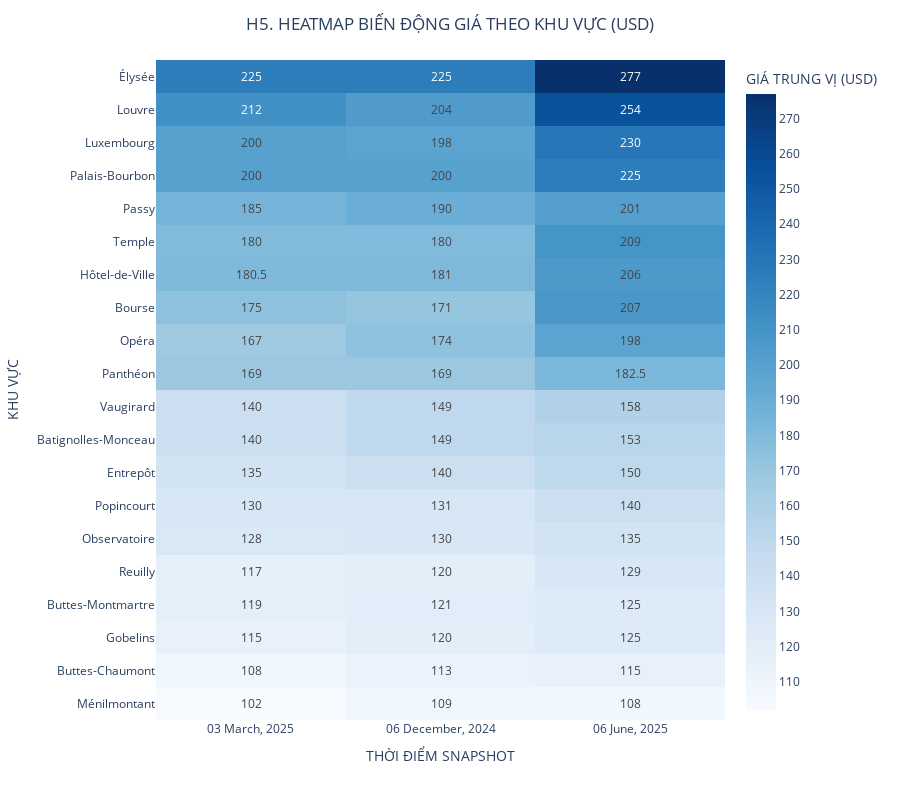

Notebook code cell kept with this figure:
### Code cell
# =========================================================================
## 📈 5. HEATMAP BIẾN ĐỘNG GIÁ (paris_05_price_heatmap.pdf)
# =========================================================================
print("\nĐang tạo biểu đồ 5: Heatmap Biến động Giá...")

# Chuẩn bị dữ liệu cho Heatmap: Tạo Pivot Table
df_heatmap_data = df_price_nhood.pivot_table(
    index='neighbourhood_cleansed', 
    columns='snapshot_date', 
    values='median_price'
)

# Đảm bảo các cột (ngày) được sắp xếp đúng thứ tự thời gian
df_heatmap_data = df_heatmap_data[df_price_nhood['snapshot_date'].unique()]

# Sắp xếp các khu vực theo giá trị trung bình của họ (tùy chọn)
df_heatmap_data['mean_price'] = df_heatmap_data.mean(axis=1)
df_heatmap_data = df_heatmap_data.sort_values(by='mean_price', ascending=False).drop(columns=['mean_price'])

# Chuyển đổi định dạng ngày tháng sang chuỗi ngắn gọn cho trục X
date_format = lambda d: d.strftime('%d %B, %Y')
df_heatmap_data.columns = [date_format(c) for c in df_heatmap_data.columns]


# Tạo Heatmap bằng Plotly Express
fig_heatmap = px.imshow(
    df_heatmap_data,
    text_auto=True, 
    aspect="auto",  
    color_continuous_scale=px.colors.sequential.Blues, 
    y=df_heatmap_data.index.tolist(),
    x=df_heatmap_data.columns.tolist(),
    labels=dict(x="THỜI ĐIỂM SNAPSHOT", y="KHU VỰC", color="GIÁ TRUNG VỊ (USD)"),
    height=800 
)

# --- PHẦN ĐÃ SỬA ĐỂ TẠO KHOẢNG SỐ CÁCH ĐỀU LỚN TRÊN TRỤC MÀU (COLOR BAR) ---
min_price = df_heatmap_data.values.min()
max_price = df_heatmap_data.values.max()
# Tạo các giá trị cách đều nhau 10 (hoặc 20) trong khoảng min/max
# np.arange sẽ tạo mảng số, ví dụ từ 70 đến 120 với bước nhảy 10.
tick_values = np.arange(
    start=np.floor(min_price / 10) * 10,  # Làm tròn xuống 10 gần nhất
    stop=np.ceil(max_price / 10) * 10 + 1, # Làm tròn lên 10 gần nhất
    step=10 # Khoảng cách giữa các số là 10
)

fig_heatmap.update_layout(
    title=f'H5. HEATMAP BIẾN ĐỘNG GIÁ THEO KHU VỰC (USD)',
    title_x=0.5, 
    xaxis_title='THỜI ĐIỂM SNAPSHOT',
    yaxis_title='KHU VỰC',
    coloraxis_colorbar=dict(
        title="GIÁ TRUNG VỊ (USD)",
        # Chỉ hiển thị các giá trị cách đều nhau (ví dụ: 70, 80, 90,...)
        tickvals=tick_values.tolist()
    )
)

fig_heatmap.show()
# Lưu file vào thư mục figures/
fig_heatmap.write_image(FIGURES_DIR / 'paris_05_price_heatmap.pdf') 
print("✅ Đã lưu paris_05_price_heatmap.pdf")

### Figure 1 — Plotly figure (JSON) as saved in the notebook; plotly's stock layout.template omitted (floating-point values rounded to 4 significant figures)
{"data": [{"coloraxis": "coloraxis", "hovertemplate": "THỜI ĐIỂM SNAPSHOT: %{x}<br>KHU VỰC: %{y}<br>GIÁ TRUNG VỊ (USD): %{z}<extra></extra>", "name": "0", "texttemplate": "%{z}", "type": "heatmap", "x": ["03 March, 2025", "06 December, 2024", "06 June, 2025"], "xaxis": "x", "y": ["Élysée", "Louvre", "Luxembourg", "Palais-Bourbon", "Passy", "Temple", "Hôtel-de-Ville", "Bourse", "Opéra", "Panthéon", "Vaugirard", "Batignolles-Monceau", "Entrepôt", "Popincourt", "Observatoire", "Reuilly", "Buttes-Montmartre", "Gobelins", "Buttes-Chaumont", "Ménilmontant"], "yaxis": "y", "z": [[225.0, 225.0, 277.0], [212.0, 204.0, 254.0], [200.0, 198.0, 230.0], [200.0, 200.0, 225.0], [185.0, 190.0, 201.0], [180.0, 180.0, 209.0], [180.5, 181.0, 206.0], [175.0, 171.0, 207.0], [167.0, 174.0, 198.0], [169.0, 169.0, 182.5], [140.0, 149.0, 158.0], [140.0, 149.0, 153.0], [135.0, 140.0, 150.0], [130.0, 131.0, 140.0], [128.0, 130.0, 135.0], [117.0, 120.0, 129.0], [119.0, 121.0, 125.0], [115.0, 120.0, 125.0], [108.0, 113.0, 115.0], [102.0, 109.0, 108.0]]}], "layout": {"coloraxis": {"colorbar": {"tickvals": [100, 110, 120, 130, 140, 150, 160, 170, 180, 190, 200, 210, 220, 230, 240, 250, 260, 270, 280], "title": {"text": "GIÁ TRUNG VỊ (USD)"}}, "colorscale": [[0, "rgb(247,251,255)"], [0.125, "rgb(222,235,247)"], [0.25, "rgb(198,219,239)"], [0.375, "rgb(158,202,225)"], [0.5, "rgb(107,174,214)"], [0.625, "rgb(66,146,198)"], [0.75, "rgb(33,113,181)"], [0.875, "rgb(8,81,156)"], [1, "rgb(8,48,107)"]]}, "height": 800, "margin": {"t": 60}, "title": {"text": "H5. HEATMAP BIẾN ĐỘNG GIÁ THEO KHU VỰC (USD)", "x": 0.5}, "xaxis": {"anchor": "y", "domain": [0, 1], "title": {"text": "THỜI ĐIỂM SNAPSHOT"}}, "yaxis": {"anchor": "x", "autorange": "reversed", "domain": [0, 1], "title": {"text": "KHU VỰC"}}}}
